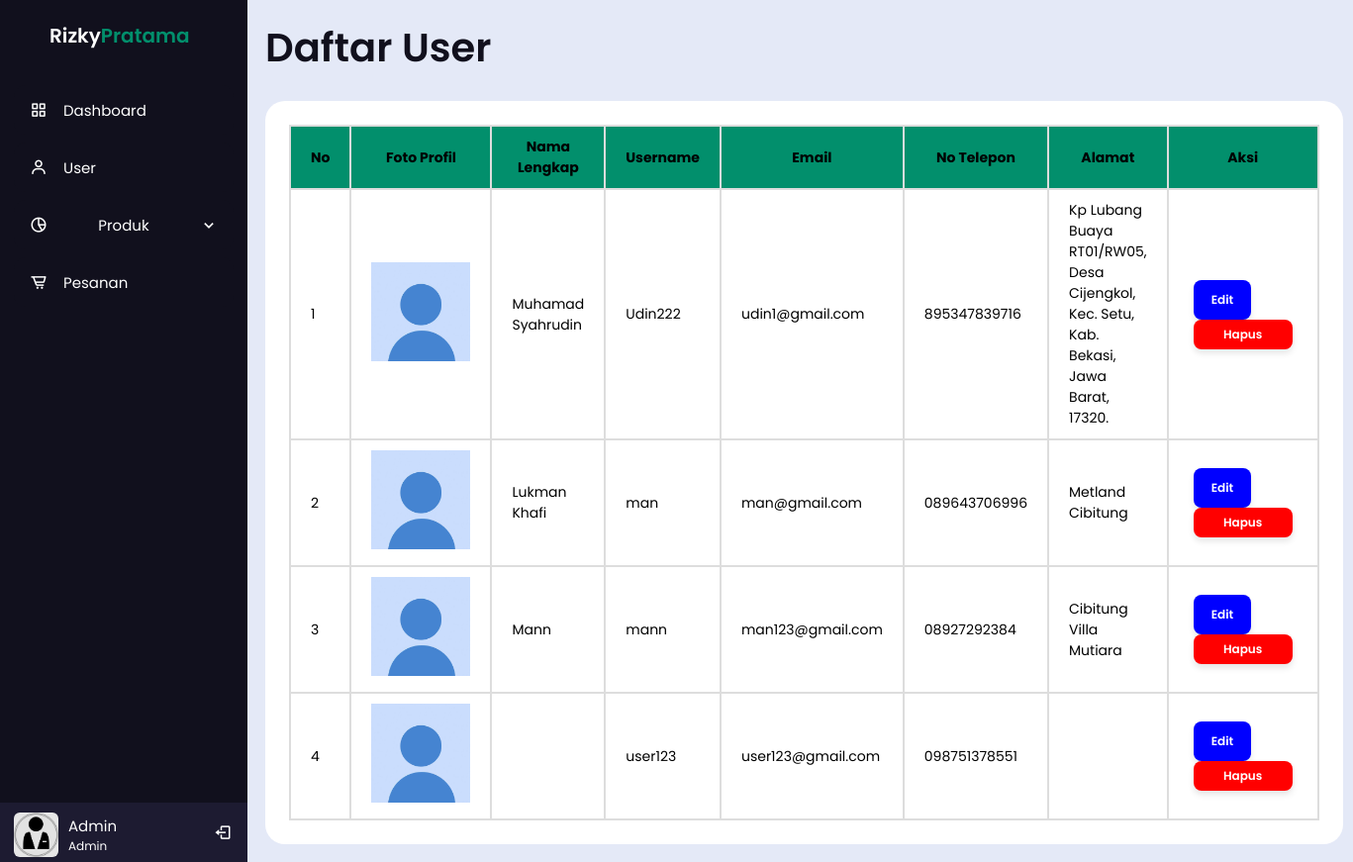
Page /admin/index.php?type=user (signed in) on the committed database.
### tables this page shows
CREATE TABLE `user` (
  `id` int(11) NOT NULL,
  `email` varchar(50) NOT NULL,
  `foto_profil` varchar(255) NOT NULL,
  `username` varchar(25) NOT NULL,
  `nama` varchar(50) NOT NULL,
  `phone` varchar(13) NOT NULL,
  `password` varchar(60) NOT NULL,
  `alamat` varchar(100) NOT NULL
);

### admin/user.php (the view)
<section class="user-section">
  <div class="user">
    <h1>Daftar User</h1>
    <div class="table">
      <div class="table-box">
        <table>
          <thead>
            <tr>
              <th>No</th>
              <th>Foto Profil</th>
              <th>Nama Lengkap</th>
              <th>Username</th>
              <th>Email</th>
              <th>No Telepon</th>
              <th>Alamat</th>
              <th>Aksi</th>
            </tr>
          </thead>
          <tbody>
            <?php
              include("../php/config.php");
              $no = 1;
              $result = mysqli_query($con, "SELECT * FROM user");
              while($row = mysqli_fetch_assoc($result)) :
            ?>
            <tr>
              <td><?= $no; ?></td>
              <td><img src="asset/img/users/<?= htmlspecialchars($row["foto_profil"] ?: 'kosong.jpg') ?>" alt="Image" style="width: 100px; height: auto;"></td>
              <td><?= $row["nama"]?></td>
              <td><?= $row["username"]?></td>
              <td><?= $row["email"]?></td>
              <td><?= $row["phone"]?></td>
              <td><?= $row["alamat"]?></td>
              <td>
                <a href="edit_user.php?id=<?= $row['id'] ?>"><button class="btn-edit">Edit</button></a>
                <a href="hapus_user.php?id=<?= $row["id"]?>" onclick="return confirm('Ingin menghapus?');"><button class="btn-hapus">Hapus</button></a>
              </td>
            </tr>
            <?php $no++; ?>
            <?php endwhile; ?>
          </tbody>
        </table>
      </div>
    </div>
  </div>
</section>

### admin/index.php (shortened to what this page needs)
<?php
include("../php/config.php");
?>
<!DOCTYPE html>
<html lang="en">
<head>
    <link href="https://unpkg.com/boxicons@2.0.7/css/boxicons.min.css" rel="stylesheet" />
    <link rel="stylesheet" href="../style.css" />
</head>
<body>
    <?php
    if (isset($_GET['type'])) {
        $type = $_GET['type'];
        if ($type == 'dashboard') {
            include 'dashboard.php';
        } elseif ($type == 'user') {
            include 'user.php';
        } elseif ($type == 'pesanan') {
            include 'pesanan.php';
        } elseif ($type == 'ekspedisi') {
            include 'ekspedisi.php';
        } elseif ($type == 'kontak') {
            include 'kontak.php';
        }
    } else {
        include 'dashboard.php';
    }
    ?>
    <section id="menu">
        <div class="sidebar">
            <div class="logo-details">
                <div class="logo_name">Rizky<span>Pratama</span></div>
            </div>
            <ul class="nav-list">
                <li>
                    <a href="index.php?type=dashboard">
                        <i class="bx bx-grid-alt"></i>
                        <span class="links_name">Dashboard</span>
                    </a>
                </li>
                <li>
                    <a href="index.php?type=user">
                        <i class="bx bx-user"></i>
                        <span class="links_name">User</span>
                    </a>
                </li>
                <li>
                    <a href="#" class="prod-btn">
                        <i class="bx bx-pie-chart-alt-2"></i>
                        <span class="links_name">Produk</span>
                        <i class="bx bx-chevron-down arrow"></i>
                    </a>
                </li>
                <li>
                    <a href="index.php?type=pesanan">
                        <i class="bx bx-cart-alt"></i>
                        <span class="links_name">Pesanan</span>
                    </a>
                </li>
                <li class="profile">
                    <?php
                    $id = $_SESSION['id_admin'];
                    $query = mysqli_query($con, "SELECT * FROM `admin` WHERE id=$id");
                    while ($result = mysqli_fetch_assoc($query)) {
                        $res_username = $result['username'];
                    }
                    ?>
                    <div class="profile-details">
                        <img src="asset/img/admin-img.jpg" alt="profileImg" />
                        <div class="name_job">
                            <div class="name">
                                <?php echo htmlspecialchars($res_username); ?>
                            </div>
                            <div class="job">Admin</div>
                        </div>
                    </div>
                    <a href="logout.php"><i class="bx bx-log-out" id="log_out"></i></a>
                </li>
            </ul>
        </div>
    </section>
</body>
</html>

### style.css (style rules this page uses)
:root { --primary: #028f6c; --bg: #e4e9f7; }
* { margin: 0; padding: 0; box-sizing: border-box; outline: none; border: none; text-decoration: none; }
body { font-family: "Poppins", sans-serif; background-color: var(--bg); color: #fff; }
button, .btn-back { font-family: "Poppins", sans-serif; font-weight: 600; border: none; border-radius: 5px; padding: 0.8rem 1.5rem; cursor: pointer; transition: all 0.3s ease; display: inline-flex; align-items: center; justify-content: center; box-shadow: 0 4px 6px rgba(0, 0, 0, 0.1); font-size: 1rem; }
@media (max-width: 1440px) { html { font-size: 75%; } }

### rows in the picture
user: nama "Muhamad Syahrudin", username "Udin222", email "udin1@gmail.com", phone "895347839716", alamat "Kp Lubang Buaya RT01/RW05, Desa Cijengkol, Kec. Setu, Kab. Bekasi, Jawa Barat, 17320."
user: nama "Lukman Khafi", username "man", email "man@gmail.com", phone "089643706996", alamat "Metland Cibitung"
user: nama "Mann", username "mann", email "man123@gmail.com", phone "08927292384", alamat "Cibitung Villa Mutiara"
user: username "user123", email "user123@gmail.com", phone "098751378551"

### other values in the picture
$res_username "Admin"
